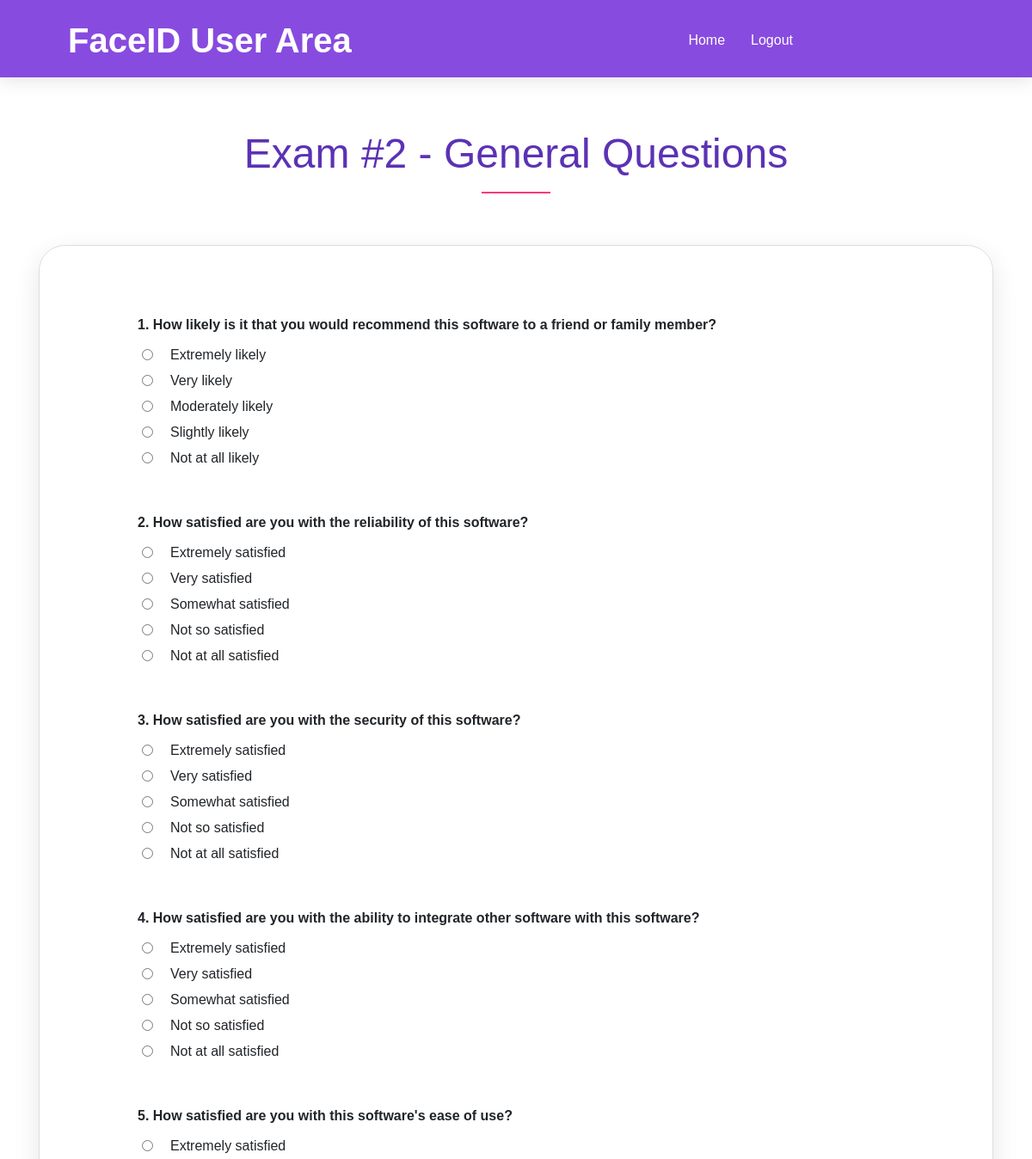
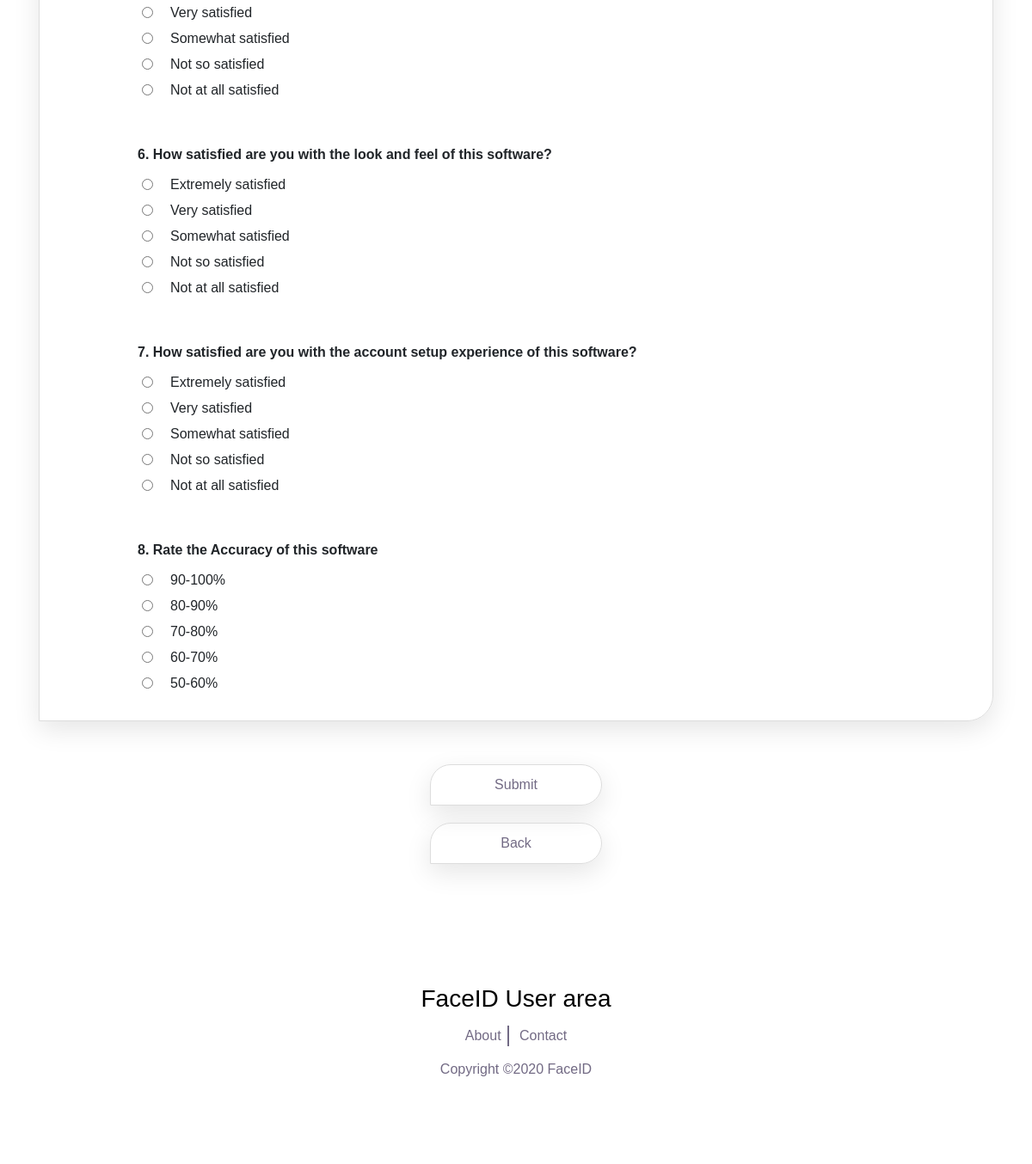
Page /user/1/enroll/2 (signed in) on the committed database (2 pictures, top to bottom).
### app/models.py (models this page shows)
class Exams(db.Model):
    __tablename__ = 'exams'
    id = db.Column(db.Integer, primary_key=True)
    title = db.Column(db.String(80), unique=True, nullable=False)

class Question(db.Model):
    __tablename__ = 'question'
    id = db.Column(db.Integer, primary_key=True)
    title = db.Column(db.String(80), nullable=True)
    option1 = db.Column(db.String(80), nullable=True)
    option2 = db.Column(db.String(80), nullable=False)
    option3 = db.Column(db.String(80), nullable=False)
    option4 = db.Column(db.String(80), nullable=False)
    option5 = db.Column(db.String(80), nullable=False)
    exam_id = db.Column(db.Integer, db.ForeignKey('exam.id'), nullable=False)

### app/routes.py (the view)
@app.route('/user/<user_id>/enroll/<exam_id>', methods=['GET', 'POST'])
@login_required
def enrol_exam(user_id, exam_id):
    if request.method == 'POST':
        error=None
        message = ''
        for field_name in request.form:
            value = request.form[field_name]
            question_id = int(field_name)
            if type(question_id) == int and question_id < 1000 and value != '':
                try:
                    new_answer = Answers(user_id=user_id, question_id=question_id, answer=int(value))
                    db.session.add(new_answer)
                    db.session.commit()
                except Exception as e:
                    error = str(e.args[0])
                    break
            else:
                error = 'Invalid question ID'
        try:
            new_enrollment = Enrolment(user_id=user_id, exam_id=exam_id, date = db.func.current_timestamp(), status='Passed')
            db.session.add(new_enrollment)
            db.session.commit()
            send_email(user_id, exam_id)
        except Exception as e:
            error += ' ' + str(e.args[0])
        if error == None:
            title = 'Exam #' + exam_id + ' has been completed'
            message = title
        else:
            title = error
        return render_template('./user/user_exam_completed.html',  message=message, error=error, title=title)
    else:
        title = 'Enroll Exam #'+ exam_id
        error=None
        try:
            exam = Exams.query.filter_by(id=exam_id).first()
            questions = Question.query.filter_by(exam_id=exam_id).order_by(Question.id).all()
        except Exception as e:
            error = str(e.args[0])
        return render_template('./user/user_enroll_exam_by_id.html', exam=exam, questions=questions, user_id=user_id, exam_id=exam_id, error=error, title=title)

### app/routes.py (called while the page is built)
@login_manager.user_loader
def user_loader(user_id):
    user = User.query.get(user_id)
    return user

### app/templates/user/user_enroll_exam_by_id.html (shortened to what this page needs)
{% extends "./user/user_base.html" %}
{% block content %}
    <div id="content">
        <section class="special-area bg-white section_padding_150_50" id="about">
            <div class="container">
                <div class="row">
                    <div class="col-12">
                        <div class="section-heading text-center">
                            <h2>{{ exam.title }}</h2>
                            <div class="line-shape"></div>
                        </div>
                    </div>
                </div>
            </div>
            <div class="special_description_area">
                <div class="container">
                    <div class="row">
                        <div class="col-lg-12">
                            <div class="webcam-frame">
                                        <div class='table-wrapper'>
                                            <form action='/user/{{ user_id }}/enroll/{{ exam_id }}' method='POST' id='exam'>
                                            {% for question in questions %}
                                            <div class='tb-row-question'>
                                                <div class='tb-column-exam-question'><strong>{{loop.index}}. {{ question.title }}</strong></div>
                                            </div>
                                                    <div class='tb-row-exam'>
                                                        <div class='tb-row-options'>
                                                                <div class='tb-radiobutton'><input type='radio' value='1' name='{{question.id}}' required/></div>
                                                                <div class='tb-option'>{{ question.option1 }}</div>
                                                        </div>
                                                    </div>
                                                    <div class='tb-row-exam'>
                                                        <div class='tb-row-options'>
                                                            <div class='tb-radiobutton'><input type='radio' value='2' name='{{question.id}}' required/></div>
                                                            <div class='tb-option'>{{ question.option2 }}</div>
                                                        </div>
                                                    </div>
                                                    {% if question.option3 %}
                                                    <div class='tb-row-exam'>
                                                        <div class='tb-row-options'>
                                                            <div class='tb-radiobutton'><input type='radio' value='3' name='{{question.id}}' required/></div>
                                                            <div class='tb-option'>{{ question.option3 }}</div>
                                                        </div>
                                                    </div>
                                                    {% endif %}
                                                    {% if question.option4 %}
                                                    <div class='tb-row-exam'>
                                                        <div class='tb-row-options'>
                                                            <div class='tb-radiobutton'><input type='radio' value='4' name='{{question.id}}' required/></div>
                                                            <div class='tb-option'>{{ question.option4 }}</div>
                                                        </div>
                                                    </div>
                                                    {% endif %}
                                                    {% if question.option5 %}
                                                    <div class='tb-row-exam'>
                                                        <div class='tb-row-options'>
                                                            <div class='tb-radiobutton'><input type='radio' value='5' name='{{question.id}}' required/></div>
                                                            <div class='tb-option'>{{ question.option5 }}</div>
                                                        </div>
                                                    </div>
                                                    {% endif %}
                                            {% endfor %}
                                            </form>
                                          </div>
                                        </div>
                                          <div class="down-menu">
                                            <div class="app-download-btn wow fadeInUp button-200" data-wow-delay="0.2s">
                                                    <a href="javascript:submitform();">
                                                    <p class="mb-0" id="submitform">Submit</p>
                                                </a>
                                            </div>
                                            <div class="app-download-btn wow fadeInUp button-200" data-wow-delay="0.2s">
                                                <a href="/user/">
                                                    <p class="mb-0">Back</p>
                                                </a>
                                            </div>
                                        </div>
                        </div>
                    </div>
                </div>
            </div>
        </section>
        </div>
        {% endblock %}

### app/templates/user/user_base.html (shortened to what this page needs)
<!DOCTYPE html>
<html lang="en">
<head>
    <link href="/static/style.css" rel="stylesheet">
    <link href="/static/css/responsive.css" rel="stylesheet">
</head>
<body>
    <header class="header_area">
        <div class="container-fluid">
            <div class="row align-items-center">
                <div class="col-12 col-lg-10">
                    <div class="menu_area">
                        <nav class="navbar navbar-expand-lg navbar-light">
                            <a class="navbar-brand" href="/admin/">FaceID User Area</a>
                            <div class="collapse navbar-collapse" id="ca-navbar">
                                <ul class="navbar-nav ml-auto" id="nav">
                                    <li class="nav-item"><a class="nav-link" href="/user/">Home</a></li>
                                    <li class="nav-item"><a class="nav-link" href="/user/logout/">Logout</a></li>
                                </ul>
                            </div>
                        </nav>
                    </div>
                </div>
            </div>
        </div>
    </header>
    {% block content %}{% endblock %}
    <footer class="footer-social-icon text-center section_padding_70 clearfix">
        <div class="footer-text">
            <h3>FaceID User area</h3>
        </div>
        <div class="footer-menu">
            <nav>
                <ul>
                    <li><a href="#">About</a></li>
                    <li><a href="#">Contact</a></li>
                </ul>
            </nav>
        </div>
        <div class="copyright-text">
            <p>Copyright ©2020 FaceID</p>
        </div>
    </footer>
</body>
</html>

### app/static/style.css (style rules this page uses)
body { font-family: 'Cabin', sans-serif; background-color: #fff; }
h1, h2, h3, h4, h5, h6 { font-family: 'Cabin', sans-serif; font-weight: 400; color: #000; line-height: 1.2; }
.section_padding_150_50 { padding-top: 150px; padding-bottom: 50px; }
.section_padding_70 { padding-top: 70px; padding-bottom: 70px; }
ul, ol { margin: 0; padding: 0; }
a, a:hover, a:focus, a:active { text-decoration: none; -webkit-transition-duration: 500ms; -o-transition-duration: 500ms; transition-duration: 500ms; }
li { list-style: none; }
p { color: #726a84; font-size: 16px; font-weight: 300; margin-top: 0; }
.section-heading > h2 { font-weight: 300; color: #5b32b4; font-size: 48px; margin: 0; }
.section-heading { margin-bottom: 60px; }
.line-shape-white, .line-shape { width: 80px; height: 2px; background-color: #fb397d; margin-top: 15px; }
.line-shape { margin-left: calc(50% - 40px); }
.header_area { left: 0; position: absolute; width: 100%; z-index: 99; top: 0; padding: 0 4%; background-color: #884bdf; -webkit-box-shadow: 0 4px 20px rgba(0, 0, 0, 0.1); box-shadow: 0 4px 20px rgba(0, 0, 0, 0.1); height: 90px; }
.menu_area .navbar-brand { font-size: 40px; font-weight: 700; color: #fff; margin: 0; line-height: 1; padding: 0; }
.menu_area { position: relative; z-index: 2; }
.menu_area #nav .nav-link { color: #fff; display: block; font-size: 16px; font-weight: 500; border-radius: 30px; -webkit-transition-duration: 500ms; -o-transition-duration: 500ms; transition-duration: 500ms; padding: 35px 15px; }
.app-download-btn a { border: 1px solid #ddd; display: -webkit-box; display: -ms-flexbox; display: flex; -webkit-box-align: center; -ms-flex-align: center; align-items: center; padding: 15px 30px; border-radius: 30px 30px 30px 0; -webkit-box-shadow: 0 10px 30px rgba(0, 0, 0, 0.1); box-shadow: 0 10px 30px rgba(0, 0, 0, 0.1); -webkit-box-pack: center; -ms-flex-pack: center; justify-content: center; margin:20px 0 20px 0; }
.app-download-btn a p { font-size: 16px; line-height: 1; -webkit-transition-duration: 500ms; -o-transition-duration: 500ms; transition-duration: 500ms; }
.app-download-btn:first-child { margin-right: 20px; }
.footer-text { margin-bottom: 15px; }
.footer-menu ul li { display: inline-block; }
.footer-menu ul li a { border-right: 2px solid #726a84; display: block; padding: 0 7.5px; color: #726a84; }
.footer-menu ul li:last-child a { border-right: 0 solid #ddd; }
.footer-social-icon { margin-bottom: 30px; }
.footer-menu { margin-bottom: 15px; }
.copyright-text > p { margin-bottom: 0; }
.webcam-frame { border: 1px solid #ddd; border-top-color: rgb(221, 221, 221); border-right-color: rgb(221, 221, 221); border-bottom-color: rgb(221, 221, 221); border-left-color: rgb(221, 221, 221); display: -webkit-box; display: -ms-flexbox; display: flex; -webkit-box-align: center; -ms-flex-align: center; align-items: center; padding: 15px 30px; border-radius: 30px 30px 30px 0; -webkit-box-shadow: 0 10px 30px rgba(0, 0, 0, 0.1); box-shadow: 0 10px 30px rgba(0, 0, 0, 0.1); -webkit-box-pack: center; -ms-flex-pack: center; justify-content: center; margin-bottom: 50px; }
.button-200 { width: 200px; }
.table-wrapper { margin: 15px; background-color: rgb(255, 255, 255); width:900px }
.tb-row-question { display: flex; flex-direction: row; flex-wrap: wrap; width: 100%; height:50px; margin: 30px 0 0 0; }
.tb-row-options { display: flex; flex-direction: row; flex-wrap: wrap; width: 400px; height:30px; }
.tb-column-exam-question { display: flex; flex-direction: column; flex-basis: 100%; flex: 1; padding: 0 10px 0 10px; width: 500px; margin: 20px 0 5px 0; }
.tb-radiobutton { padding: 0 15px 0 15px; text-align: center; }
.tb-option { padding: 5px 15px 0 5px; text-align: left; }
.down-menu { text-align: center; margin-left: auto; margin-right: auto; width: 200px; }

### rows in the picture
Exams: title "Exam #2 - General Questions"
Question: title "How likely is it that you would recommend this software to a friend or family member?", option1 "Extremely likely", option2 "Very likely", option3 "Moderately likely", option4 "Slightly likely", option5 "Not at all likely"
Question: title "How satisfied are you with the reliability of this software?", option1 "Extremely satisfied", option2 "Very satisfied", option3 "Somewhat satisfied", option4 "Not so satisfied", option5 "Not at all satisfied"
Question: title "How satisfied are you with the security of this software?", option1 "Extremely satisfied", option2 "Very satisfied", option3 "Somewhat satisfied", option4 "Not so satisfied", option5 "Not at all satisfied"
Question: title "How satisfied are you with the ability to integrate other software with this software?", option1 "Extremely satisfied", option2 "Very satisfied", option3 "Somewhat satisfied", option4 "Not so satisfied", option5 "Not at all satisfied"
Question: title "How satisfied are you with this software's ease of use?", option1 "Extremely satisfied", option2 "Very satisfied", option3 "Somewhat satisfied", option4 "Not so satisfied", option5 "Not at all satisfied"
Question: title "How satisfied are you with the look and feel of this software?", option1 "Extremely satisfied", option2 "Very satisfied", option3 "Somewhat satisfied", option4 "Not so satisfied", option5 "Not at all satisfied"
Question: title "How satisfied are you with the account setup experience of this software?", option1 "Extremely satisfied", option2 "Very satisfied", option3 "Somewhat satisfied", option4 "Not so satisfied", option5 "Not at all satisfied"
Question: title "Rate the Accuracy of this software", option1 "90-100%", option2 "80-90%", option3 "70-80%", option4 "60-70%", option5 "50-60%"
